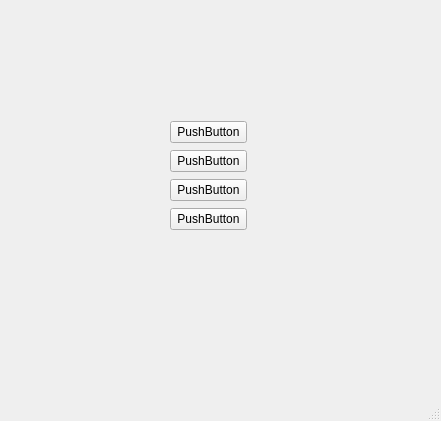
<?xml version="1.0" encoding="UTF-8"?>
<ui version="4.0">
 <class>MainWindow</class>
 <widget class="QMainWindow" name="MainWindow">
  <property name="geometry">
   <rect>
    <x>0</x>
    <y>0</y>
    <width>441</width>
    <height>421</height>
   </rect>
  </property>
  <property name="windowTitle">
   <string>MainWindow</string>
  </property>
  <widget class="QWidget" name="centralwidget">
   <widget class="QWidget" name="">
    <property name="geometry">
     <rect>
      <x>170</x>
      <y>120</y>
      <width>77</width>
      <height>112</height>
     </rect>
    </property>
    <layout class="QVBoxLayout" name="verticalLayout">
     <item>
      <widget class="QPushButton" name="pushButton">
       <property name="text">
        <string>PushButton</string>
       </property>
      </widget>
     </item>
     <item>
      <widget class="QPushButton" name="pushButton_2">
       <property name="text">
        <string>PushButton</string>
       </property>
      </widget>
     </item>
     <item>
      <widget class="QPushButton" name="pushButton_3">
       <property name="text">
        <string>PushButton</string>
       </property>
      </widget>
     </item>
     <item>
      <widget class="QPushButton" name="pushButton_4">
       <property name="text">
        <string>PushButton</string>
       </property>
      </widget>
     </item>
    </layout>
   </widget>
  </widget>
  <widget class="QMenuBar" name="menubar">
   <property name="geometry">
    <rect>
     <x>0</x>
     <y>0</y>
     <width>441</width>
     <height>22</height>
    </rect>
   </property>
  </widget>
  <widget class="QStatusBar" name="statusbar"/>
 </widget>
 <resources/>
 <connections/>
</ui>
